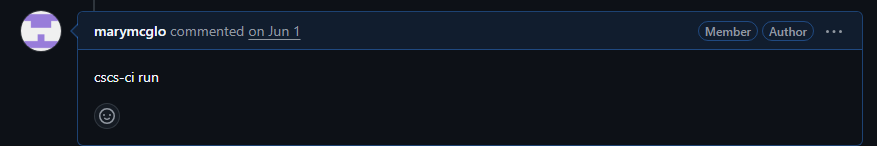
#> input picture ci/image-1.png, 877 x 146 px
$ python plot_combine_animations.py --left ../../ci/image-1.png --right ../../ci/image.png --output out.png --left_step 5 --right_step 5
#> lines starting #> are read from the running program, lines starting #| are printed output that depends on the picture
"""Combine two GIF animations side by side, synced in simulated time.

Each GIF may have a different time step (e.g. 6h vs 1h). The output plays at
the finest resolution, holding frames from the coarser GIF steady while the
finer one advances. Both panels stay in sync with respect to simulated time.

Usage
-----
    python plot_combine_animations.py \\
        --left  left.gif  --left_step  6 \\
        --right right.gif --right_step 1 \\
        --output comparison.gif \\
        [--speed 6]          # simulated hours per second (default: 6)
        [--total_hours 120]  # total simulated hours covered (default: 120)
        [--start_hour 1]     # first simulated hour in the GIFs (default: min step)
"""

import argparse
from pathlib import Path

from PIL import Image, ImageSequence


def load_frames(path: str) -> list[Image.Image]:
#> called with path = '../../ci/image-1.png'
    im = Image.open(path)
#> im is the input picture: PIL image 877x146 RGB; mean R, G, B 17.8, 24.1, 34
    frames = []
    for frame in ImageSequence.Iterator(im):
        frames.append(frame.convert("RGBA"))
#> this loop made 1 pass
#> after the loop, frames = 1 item
    return frames


def frame_for_hour(frames: list[Image.Image], step: int, hour: int) -> Image.Image:
    """Return the frame that is valid at the given simulated hour.

    Frames are assumed to start at ``step`` (i.e. frames[0] covers hour=step,
    frames[1] covers hour=2*step, etc.).  Hours before the first frame return
    frames[0]; hours beyond the last frame return the last frame.
    """
    idx = max(0, min(len(frames) - 1, (hour - 1) // step))
    return frames[idx]


def combine(
    left_path: str,
    right_path: str,
    out_path: str,
    left_step: int,
    right_step: int,
    speed: float = 6.0,
    total_hours: int = 120,
    start_hour: int | None = None,
) -> None:
    left_frames = load_frames(left_path)
#> left_frames = 1 item
    right_frames = load_frames(right_path)
#> call 2 of load_frames, with path = '../../ci/image.png'
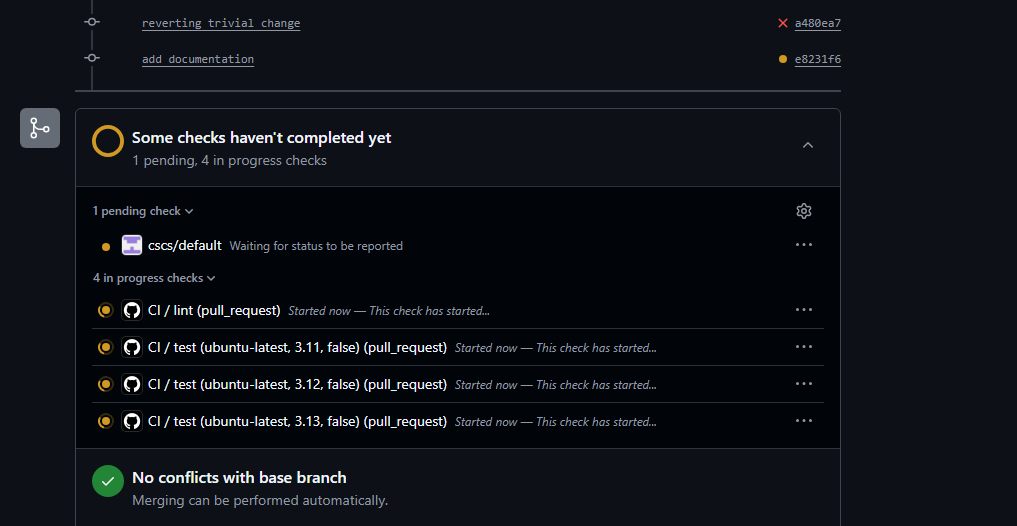
#> input picture ci/image.png, 1017 x 526 px
#> in load_frames, im is the input picture: PIL image 1017x526 RGB; mean R, G, B 14, 17.7, 23.2
#> the loop in load_frames (call 2), `for frame in ImageSequence.Iterator(im):` made 1 pass
#> right_frames = 1 item

    out_step = min(left_step, right_step)
    if start_hour is None:
        start_hour = out_step

    sim_hours = list(range(start_hour, total_hours + 1, out_step))
    delay_ms = round(out_step / speed * 1000)

    w = left_frames[0].width + right_frames[0].width
#> w = 1894
    h = max(left_frames[0].height, right_frames[0].height)
#> h = 526

    out_frames = []
    for sh in sim_hours:
        canvas = Image.new("RGBA", (w, h), (255, 255, 255, 255))
        lf = frame_for_hour(left_frames, left_step, sh)
        rf = frame_for_hour(right_frames, right_step, sh)
        canvas.paste(lf, (0, 0))
        canvas.paste(rf, (left_frames[0].width, 0))
        out_frames.append(canvas.convert("P", palette=Image.ADAPTIVE, colors=256))
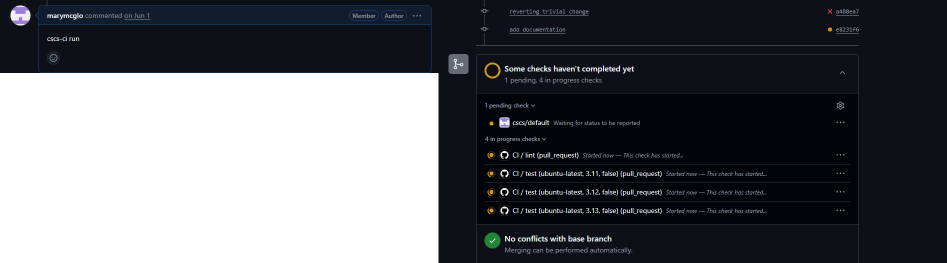
#> canvas: PIL image 1894x526 RGBA (shown at 1/2 size); mean R, G, B, A 95.1, 97.9, 102.1, 255
#> after the loop, out_frames = 24 items

    out_frames[0].save(
        out_path,
        save_all=True,
        append_images=out_frames[1:],
        loop=0,
        duration=delay_ms,
        optimize=False,
    )
    print(
        f"Written {len(out_frames)} frames "
        f"({out_step}h steps, {delay_ms}ms/frame, "
        f"{speed} sim-h/s) → {out_path}"
    )
#| Written 24 frames (5h steps, 833ms/frame, 6.0 sim-h/s) → out.png


def main() -> None:
    parser = argparse.ArgumentParser(
        description="Combine two GIF animations side by side, synced in simulated time."
    )
    parser.add_argument("--left", required=True, help="Path to the left GIF")
    parser.add_argument("--right", required=True, help="Path to the right GIF")
    parser.add_argument("--output", required=True, help="Output GIF path")
    parser.add_argument(
        "--left_step", type=int, required=True, help="Time step of the left GIF (h)"
    )
    parser.add_argument(
        "--right_step", type=int, required=True, help="Time step of the right GIF (h)"
    )
    parser.add_argument(
        "--speed",
        type=float,
        default=6.0,
        help="Animation speed in simulated hours per second (default: 6)",
    )
    parser.add_argument(
        "--total_hours",
        type=int,
        default=120,
        help="Total simulated hours covered by the GIFs (default: 120)",
    )
    parser.add_argument(
        "--start_hour",
        type=int,
        default=None,
        help="First simulated hour in the GIFs (default: min step size)",
    )
    args = parser.parse_args()

    Path(args.output).parent.mkdir(parents=True, exist_ok=True)
    combine(
        left_path=args.left,
        right_path=args.right,
        out_path=args.output,
        left_step=args.left_step,
        right_step=args.right_step,
        speed=args.speed,
        total_hours=args.total_hours,
        start_hour=args.start_hour,
    )


if __name__ == "__main__":
    main()
